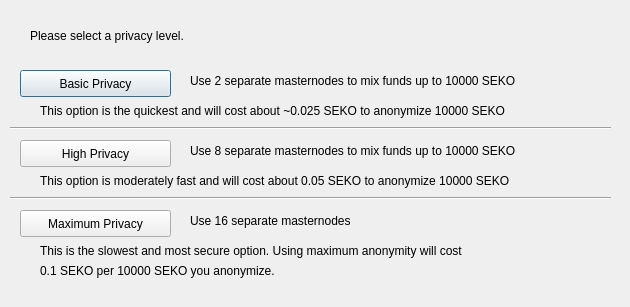
<?xml version="1.0" encoding="UTF-8"?>
<ui version="4.0">
 <class>ObfuscationConfig</class>
 <widget class="QDialog" name="ObfuscationConfig">
  <property name="geometry">
   <rect>
    <x>0</x>
    <y>0</y>
    <width>630</width>
    <height>307</height>
   </rect>
  </property>
  <property name="windowTitle">
   <string>Configure Obfuscation</string>
  </property>
  <widget class="QPushButton" name="buttonBasic">
   <property name="geometry">
    <rect>
     <x>20</x>
     <y>70</y>
     <width>151</width>
     <height>27</height>
    </rect>
   </property>
   <property name="text">
    <string>Basic Privacy</string>
   </property>
  </widget>
  <widget class="QPushButton" name="buttonHigh">
   <property name="geometry">
    <rect>
     <x>20</x>
     <y>140</y>
     <width>151</width>
     <height>27</height>
    </rect>
   </property>
   <property name="text">
    <string>High Privacy</string>
   </property>
  </widget>
  <widget class="QPushButton" name="buttonMax">
   <property name="geometry">
    <rect>
     <x>20</x>
     <y>210</y>
     <width>151</width>
     <height>27</height>
    </rect>
   </property>
   <property name="text">
    <string>Maximum Privacy</string>
   </property>
  </widget>
  <widget class="QLabel" name="label">
   <property name="geometry">
    <rect>
     <x>30</x>
     <y>20</y>
     <width>571</width>
     <height>31</height>
    </rect>
   </property>
   <property name="text">
    <string>Please select a privacy level.</string>
   </property>
  </widget>
  <widget class="QLabel" name="label_2">
   <property name="geometry">
    <rect>
     <x>190</x>
     <y>70</y>
     <width>421</width>
     <height>21</height>
    </rect>
   </property>
   <property name="text">
    <string>Use 2 separate masternodes to mix funds up to 10000 SEKO</string>
   </property>
  </widget>
  <widget class="QLabel" name="label_3">
   <property name="geometry">
    <rect>
     <x>190</x>
     <y>140</y>
     <width>411</width>
     <height>21</height>
    </rect>
   </property>
   <property name="text">
    <string>Use 8 separate masternodes to mix funds up to 10000 SEKO</string>
   </property>
  </widget>
  <widget class="QLabel" name="label_4">
   <property name="geometry">
    <rect>
     <x>190</x>
     <y>210</y>
     <width>421</width>
     <height>21</height>
    </rect>
   </property>
   <property name="text">
    <string>Use 16 separate masternodes</string>
   </property>
  </widget>
  <widget class="QLabel" name="label_6">
   <property name="geometry">
    <rect>
     <x>40</x>
     <y>100</y>
     <width>561</width>
     <height>21</height>
    </rect>
   </property>
   <property name="text">
    <string>This option is the quickest and will cost about ~0.025 SEKO to anonymize 10000 SEKO</string>
   </property>
  </widget>
  <widget class="QLabel" name="label_7">
   <property name="geometry">
    <rect>
     <x>40</x>
     <y>170</y>
     <width>561</width>
     <height>21</height>
    </rect>
   </property>
   <property name="text">
    <string>This option is moderately fast and will cost about 0.05 SEKO to anonymize 10000 SEKO</string>
   </property>
  </widget>
  <widget class="QLabel" name="label_8">
   <property name="geometry">
    <rect>
     <x>40</x>
     <y>240</y>
     <width>561</width>
     <height>21</height>
    </rect>
   </property>
   <property name="text">
    <string>This is the slowest and most secure option. Using maximum anonymity will cost</string>
   </property>
  </widget>
  <widget class="QLabel" name="label_9">
   <property name="geometry">
    <rect>
     <x>40</x>
     <y>260</y>
     <width>561</width>
     <height>21</height>
    </rect>
   </property>
   <property name="text">
    <string>0.1 SEKO per 10000 SEKO you anonymize.</string>
   </property>
  </widget>
  <widget class="Line" name="line">
   <property name="geometry">
    <rect>
     <x>10</x>
     <y>120</y>
     <width>601</width>
     <height>16</height>
    </rect>
   </property>
   <property name="orientation">
    <enum>Qt::Horizontal</enum>
   </property>
  </widget>
  <widget class="Line" name="line_2">
   <property name="geometry">
    <rect>
     <x>10</x>
     <y>190</y>
     <width>601</width>
     <height>16</height>
    </rect>
   </property>
   <property name="orientation">
    <enum>Qt::Horizontal</enum>
   </property>
  </widget>
 </widget>
 <resources/>
 <connections/>
</ui>
